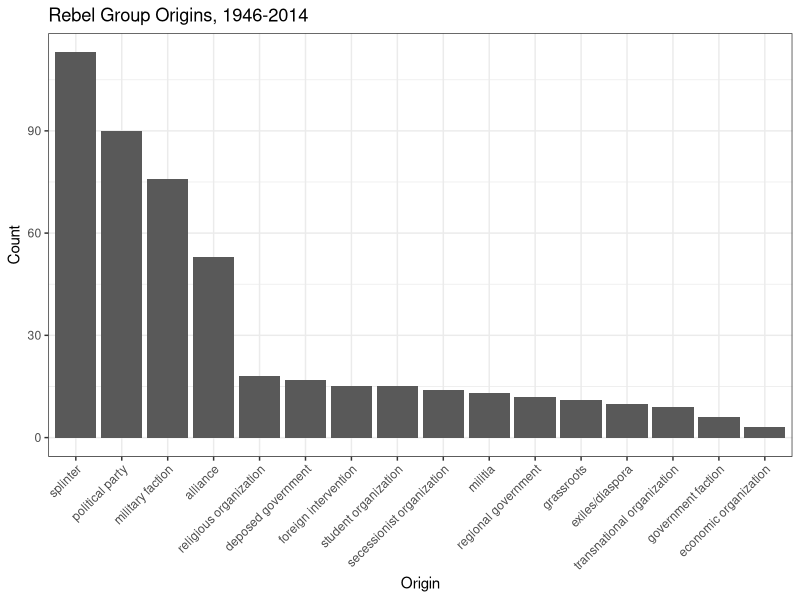

Generate this figure with R: (Note: this script raises an error after producing the figure.)
## ---- chunk 1
# Load and clean data
library(readr)
library(tidyr)

groups <- read_csv("rebel_origin.csv")
groups <- groups[c(1,35:43)]

#add in untouched version with correct encoding
groups2 <- read_csv("rebel_origin2.csv")
groups2 <- groups2[,1:34]
groups <- merge(groups2, groups, by = "actorid", all=T)
rm(groups2)

#remove cases that aren't single groups, cases w/ missing origin
groups <- subset(groups, is.na(delete)==T)
groups <- subset(groups, is.na(origin)==F)

groups <- subset(groups, select=-delete)

#split multiple origins
groups <- separate(groups, "origin",  c("origin","origin2"), sep="; ")

# Condense categories
groups$origin[groups$origin=="alliance - political parties"] <- "political party"
groups$origin[groups$origin=="criminal organization"] <- "economic organization"
groups$origin[groups$origin=="mercenaries"] <- "militia"
groups$origin[groups$origin=="protests"] <- "grassroots"
groups$origin[groups$origin=="anti-colonial"] <- "secessionist organization"
groups$origin[groups$origin=="underground resistance"] <- "political party"
groups$origin[groups$origin=="political organization"] <- "political party"
groups$origin[groups$origin=="transnational militant organization"] <- "transnational organization"
groups$origin[groups$origin=="transnational political organization"] <- "transnational organization"
groups$origin[groups$origin=="occupying military"] <- "military faction"

#separate ideology
groups <- separate(groups, "ideology", c("aim1", "aim2", "aim3"), sep="; ")

## ---- chunk 2
library(ggplot2)
library(dplyr)

counts <- groups %>% 
  group_by(origin) %>% 
  summarize(count=length(actorid))

ggplot(counts, aes(x=reorder(origin, -count), y=count)) + geom_bar(stat="identity") + theme_bw() + theme(axis.text.x = element_text(angle=45, hjust=1, vjust=1)) + ylab("Count") + xlab("Origin") + ggtitle("Rebel Group Origins, 1946-2014")

rm(counts)
## ---- chunk 3
non <- subset(groups, ideology!="Coup") %>% 
  group_by(origin) %>% 
  summarize(count=length(actorid))

ggplot(non, aes(x=reorder(origin, -count), y=count)) + geom_bar(stat="identity") + theme_bw() + theme(axis.text.x = element_text(angle=45, hjust=1, vjust=1)) + ylab("Count") + xlab("Origin") + ggtitle("Rebel Group Origins, 1946-2014 (Coups Excluded)")

rm(non)
## ---- chunk 4
dyad <- read_csv("ucdp_dyadic.csv")
dyad <- subset(dyad,TypeOfConflict>2)
colnames(groups)[1] <- "SideBID"
dyad <- merge(dyad, groups, all.x=T, all.y=F)
## ---- chunk 5
#get total
tot <- dyad %>% 
  group_by(ConflictId, Year) %>% 
  summarize(tot=n_distinct(SideBID))

ggplot(tot, aes(x=Year, y=tot)) + geom_jitter(alpha=0.3) + geom_smooth() + theme_bw() + ggtitle("Rebel Groups Per Conflict, 1946-2014") + xlab("Total Groups")

#limit to wars
wars <- subset(dyad, IntensityLevel==2) %>% 
  group_by(ConflictId, Year) %>% 
  summarize(tot=n_distinct(SideBID))

ggplot(wars, aes(x=Year, y=tot)) + geom_jitter(alpha=0.3) + geom_smooth() + theme_bw() + ggtitle("Rebel Groups Per Conflict, 1946-2014 (Wars Only)") + xlab("Total Groups")

rm(tot, wars)
## ---- chunk 6
ts <- dyad %>% 
  group_by(Year, origin) %>% 
  summarize(count=length(SideBID))

ts <- ts %>% 
  group_by(Year) %>% 
  mutate(tot=sum(count))

ggplot(ts, aes(x=Year, y=count, color=origin)) + geom_line() + theme_bw() + ylab("Count") + ggtitle("Prevalence of Rebel Group \n  Origins Over Time")

ggplot(ts, aes(x=Year, y=count/tot, color=origin)) + geom_line() + theme_bw() + ylab("% Total") + ggtitle("Prevalence of Rebel Group \n  Origins Over Time (Standardized)")

sub <- dyad %>% 
  group_by(origin) %>% 
  mutate(type.total=n_distinct(SideBID))

sub <- subset(sub, type.total > 14) %>% 
  group_by(Year, origin) %>% 
  summarize(count=length(SideBID))

sub <- sub %>%
  group_by(Year) %>% 
  mutate(tot=sum(count))

ggplot(sub, aes(x=Year, y=count, color=origin)) + geom_line() + theme_bw() + ylab("Count") + ggtitle("Prevalence of Rebel Group Origins \n Over Time (Largest Categories)")

ggplot(sub, aes(x=Year, y=count/tot, color=origin)) + geom_line() + theme_bw() + ylab("% Total") + ggtitle("Prevalence of Rebel Group Origins \n Over Time (Largest Categories, Standardized)")

rm(ts,sub)

## ---- chunk 7
# Code Episodes if inactive for 2+ calendar years 
conflict.years <- dyad %>% 
  group_by(ConflictId,Year) %>% 
  summarize()
#calculate gap since last year with 25+ fatalities
conflict.years <- conflict.years %>% 
  group_by(ConflictId) %>% 
  mutate(lag.year=lag(Year),start=min(Year))
#code a new episode if there are 2 calendar years without fighting, and for first year
conflict.years$new.ep <- ifelse(conflict.years$Year==conflict.years$start | conflict.years$Year - conflict.years$lag.year > 2, 1, 0)
#create episode numbers
conflict.years <- conflict.years %>% 
  group_by(ConflictId) %>% 
  mutate(epnum=cumsum(new.ep))
#create conflict episode identifier
conflict.years$ConflictEpisode <- as.factor(paste(sapply(strsplit(as.character(conflict.years$ConflictId), "-"), "[", 2),conflict.years$epnum, sep="-"))
#remove unneeded variables and merge back into full data
conflict.years <- subset(conflict.years,select=-c(lag.year,start))
dyad <- merge(dyad,conflict.years,all=T)
rm(conflict.years)

#count rebel groups active in conflict year and episode, intensity
dyad <- dyad %>% 
  group_by(ConflictId, Year) %>% 
  mutate(rebs.year=n_distinct(SideBID), maxint.year=max(IntensityLevel))

dyad <- dyad %>% 
  group_by(ConflictEpisode) %>% 
  mutate(rebs.ep=n_distinct(SideBID), maxint.ep=max(IntensityLevel))
## ---- chunk 8
library(knitr)

type <- dyad %>% 
  group_by(ConflictId, Year) %>% 
  mutate(dyads=n_distinct(SideBID))

type <- type %>%
  group_by(SideBID) %>% 
  summarize(origin=first(origin), max.dyads=max(dyads))

type <- type %>%
  group_by(origin) %>% 
  summarize(tot=n_distinct(SideBID), multi=sum(max.dyads>1))

type$pcmulti <- type$multi / type$tot * 100

type <- type[order(type$pcmulti, decreasing = T), ]

kable(type, col.names = c("Group Type", "Total", "In Multi-Rebel Conflict", "%"), caption = "% of Group Type involved in Multi-Rebel Conflicts")

rm(type)
## ---- chunk 9
type <- subset(dyad, maxint.year==2) %>% 
  group_by(ConflictId, Year) %>% 
  mutate(dyads=n_distinct(SideBID))

type <- type %>%
  group_by(SideBID) %>% 
  summarize(origin=first(origin), max.dyads=max(dyads))

type <- type %>%
  group_by(origin) %>% 
  summarize(tot=n_distinct(SideBID), multi=sum(max.dyads>1))

type$pcmulti <- type$multi / type$tot * 100

type <- type[order(type$pcmulti, decreasing = T), ]

kable(type, col.names = c("Group Type", "Total", "In Multi-Rebel Conflict", "%"), caption = "% of Group Type involved in Multi-rebel Conflicts, Wars Only")

rm(type)
## ---- chunk 10
years <- subset(dyad, rebs.year>1) %>% 
  group_by(ConflictId, Year) %>% 
  summarize(militia=sum(origin=="militia", na.rm=T),  econ.org=sum(origin=="economic organization", na.rm=T), trans.org=sum(origin=="transnational organization", na.rm=T), splinter=sum(origin=="splinter", na.rm=T), deposed=sum(origin=="deposed government", na.rm=T), alliance=sum(origin=="alliance", na.rm=T), exiles=sum(origin=="exiles/diaspora", na.rm=T), rel.org=sum(origin=="religious organization", na.rm=T), party=sum(origin=="political party", na.rm=T), student=sum(origin=="student organization", na.rm=T), foreign=sum(origin=="foreign intervention", na.rm=T), secession=sum(origin=="secessionist organization", na.rm=T), military=sum(origin=="military faction", na.rm=T), regional=sum(origin=="regional government", na.rm=T), grassroots=sum(origin=="grassroots", na.rm=T), government=sum(origin=="government faction", na.rm=T))

sums <- data.frame(count=colSums(years[,3:18]))

sums$pc <- sums$count / length(years$ConflictId) * 100

sums <- sums[order(sums$pc,decreasing = T),]

kable(sums, col.names=c("Count", "% Total"), caption="% Multi-rebel Conflict-Years w/ Group Type")

rm(years, sums)
## ---- chunk 11
years <- subset(dyad, rebs.year>1 & maxint.year==2) %>% 
  group_by(ConflictId, Year) %>% 
  summarize(militia=sum(origin=="militia", na.rm=T),  econ.org=sum(origin=="economic organization", na.rm=T), trans.org=sum(origin=="transnational organization", na.rm=T), splinter=sum(origin=="splinter", na.rm=T), deposed=sum(origin=="deposed government", na.rm=T), alliance=sum(origin=="alliance", na.rm=T), exiles=sum(origin=="exiles/diaspora", na.rm=T), rel.org=sum(origin=="religious organization", na.rm=T), party=sum(origin=="political party", na.rm=T), student=sum(origin=="student organization", na.rm=T), foreign=sum(origin=="foreign intervention", na.rm=T), secession=sum(origin=="secessionist organization", na.rm=T), military=sum(origin=="military faction", na.rm=T), regional=sum(origin=="regional government", na.rm=T), grassroots=sum(origin=="grassroots", na.rm=T), government=sum(origin=="government faction", na.rm=T))

sums <- data.frame(count=colSums(years[,3:18]))

sums$pc <- sums$count / length(years$ConflictId) * 100

sums <- sums[order(sums$pc,decreasing = T),]

kable(sums, col.names=c("Count", "% Total"), caption="% Multi-rebel Conflict-Years w/ Group Type, Wars Only")

rm(years, sums)
## ---- chunk 12
ep <- subset(dyad, rebs.ep>1) %>% 
  group_by(ConflictEpisode) %>% 
  summarize(militia=sum(origin=="militia", na.rm=T),  econ.org=sum(origin=="economic organization", na.rm=T), trans.org=sum(origin=="transnational organization", na.rm=T), splinter=sum(origin=="splinter", na.rm=T), deposed=sum(origin=="deposed government", na.rm=T), alliance=sum(origin=="alliance", na.rm=T), exiles=sum(origin=="exiles/diaspora", na.rm=T), rel.org=sum(origin=="religious organization", na.rm=T), party=sum(origin=="political party", na.rm=T), student=sum(origin=="student organization", na.rm=T), foreign=sum(origin=="foreign intervention", na.rm=T), secession=sum(origin=="secessionist organization", na.rm=T), military=sum(origin=="military faction", na.rm=T), regional=sum(origin=="regional government", na.rm=T), grassroots=sum(origin=="grassroots", na.rm=T), government=sum(origin=="government faction", na.rm=T))

ep[,2:17] <- ifelse(ep[,2:17] > 0, 1, 0)

sums <- data.frame(count=colSums(ep[,2:17]))

sums$pc <- sums$count / length(ep$ConflictEpisode) * 100

sums <- sums[order(sums$pc,decreasing = T),]

kable(sums, col.names=c("Count", "% Total"), caption="% Multi-rebel Conflict-Episodes w/ Group Type")

rm(ep, sums)
## ---- chunk 13
ep <- subset(dyad, rebs.ep>1 & maxint.ep==2) %>% 
  group_by(ConflictEpisode) %>% 
  summarize(militia=sum(origin=="militia", na.rm=T),  econ.org=sum(origin=="economic organization", na.rm=T), trans.org=sum(origin=="transnational organization", na.rm=T), splinter=sum(origin=="splinter", na.rm=T), deposed=sum(origin=="deposed government", na.rm=T), alliance=sum(origin=="alliance", na.rm=T), exiles=sum(origin=="exiles/diaspora", na.rm=T), rel.org=sum(origin=="religious organization", na.rm=T), party=sum(origin=="political party", na.rm=T), student=sum(origin=="student organization", na.rm=T), foreign=sum(origin=="foreign intervention", na.rm=T), secession=sum(origin=="secessionist organization", na.rm=T), military=sum(origin=="military faction", na.rm=T), regional=sum(origin=="regional government", na.rm=T), grassroots=sum(origin=="grassroots", na.rm=T), government=sum(origin=="government faction", na.rm=T))

ep[,2:17] <- ifelse(ep[,2:17] > 0, 1, 0)

sums <- data.frame(count=colSums(ep[,2:17]))

sums$pc <- sums$count / length(ep$ConflictEpisode) * 100

sums <- sums[order(sums$pc,decreasing = T),]

kable(sums, col.names=c("Count", "% Total"), caption="% Multi-rebel Conflict-Episodes w/ Group Type, Wars Only")

rm(ep, sums)
## ---- chunk 14
library(corrplot)

cors <- subset(dyad, select=c(SideBID,Year,ConflictId,ConflictEpisode,origin,rebs.year,rebs.ep))

cors1 <- cors %>% 
  group_by(ConflictId, Year) %>% 
  summarize(militia=sum(origin=="militia", na.rm=T),  econ.org=sum(origin=="economic organization", na.rm=T), trans.org=sum(origin=="transnational organization", na.rm=T), splinter=sum(origin=="splinter", na.rm=T), deposed=sum(origin=="deposed government", na.rm=T), alliance=sum(origin=="alliance", na.rm=T), exiles=sum(origin=="exiles/diaspora", na.rm=T), rel.org=sum(origin=="religious organization", na.rm=T), party=sum(origin=="political party", na.rm=T), student=sum(origin=="student organization", na.rm=T), foreign=sum(origin=="foreign intervention", na.rm=T), secession=sum(origin=="secessionist organization", na.rm=T), military=sum(origin=="military faction", na.rm=T), regional=sum(origin=="regional government", na.rm=T), grassroots=sum(origin=="grassroots", na.rm=T), government=sum(origin=="government faction", na.rm=T))

cors1 <- cor(cors1[,3:18])

corrplot(cors1, method="color", type="lower", diag=F, mar=c(0,0,2.5,0), title = "Correlations b/t Origin Types \n (All Conflict Years)")

#with only multi-rebel years
cors2 <- subset(cors, rebs.year>1) %>% 
  group_by(ConflictId, Year) %>% 
  summarize(militia=sum(origin=="militia", na.rm=T),  econ.org=sum(origin=="economic organization", na.rm=T), trans.org=sum(origin=="transnational organization", na.rm=T), splinter=sum(origin=="splinter", na.rm=T), deposed=sum(origin=="deposed government", na.rm=T), alliance=sum(origin=="alliance", na.rm=T), exiles=sum(origin=="exiles/diaspora", na.rm=T), rel.org=sum(origin=="religious organization", na.rm=T), party=sum(origin=="political party", na.rm=T), student=sum(origin=="student organization", na.rm=T), foreign=sum(origin=="foreign intervention", na.rm=T), secession=sum(origin=="secessionist organization", na.rm=T), military=sum(origin=="military faction", na.rm=T), regional=sum(origin=="regional government", na.rm=T), grassroots=sum(origin=="grassroots", na.rm=T), government=sum(origin=="government faction", na.rm=T))

cors2 <- cor(cors2[,3:18])

corrplot(cors2, method="color", type="lower", diag=F, mar=c(0,0,2.5,0), title = "Correlations b/t Origin Types \n (Conflict Years w/ 2+ Rebel Groups)")

#with only multi-rebel episodes
cors3 <- subset(cors, rebs.ep>1) %>% 
  group_by(ConflictEpisode) %>% 
  summarize(militia=sum(origin=="militia", na.rm=T),  econ.org=sum(origin=="economic organization", na.rm=T), trans.org=sum(origin=="transnational organization", na.rm=T), splinter=sum(origin=="splinter", na.rm=T), deposed=sum(origin=="deposed government", na.rm=T), alliance=sum(origin=="alliance", na.rm=T), exiles=sum(origin=="exiles/diaspora", na.rm=T), rel.org=sum(origin=="religious organization", na.rm=T), party=sum(origin=="political party", na.rm=T), student=sum(origin=="student organization", na.rm=T), foreign=sum(origin=="foreign intervention", na.rm=T), secession=sum(origin=="secessionist organization", na.rm=T), military=sum(origin=="military faction", na.rm=T), regional=sum(origin=="regional government", na.rm=T), grassroots=sum(origin=="grassroots", na.rm=T), government=sum(origin=="government faction", na.rm=T))

cors3 <- cor(cors3[,2:17])

corrplot(cors3, method="color", type="lower", diag=F, mar=c(0,0,2.5,0), title = "Correlations b/t Origin Types \n (Conflict Episodes w/ 2+ Rebel Groups)")

rm(cors,cors1,cors2,cors3)
